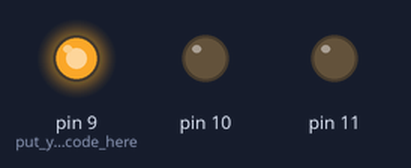
This sketch was run on a simulated Arduino Uno, built with avr-gcc and run on an emulated ATmega328P. Parts: output pins drawn as LEDs (lit = HIGH).

Above: at 0.15 s.
At 0.75 s:
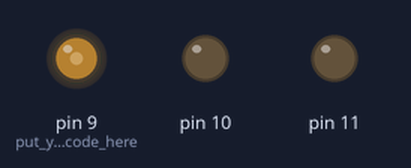
At 7.01 s:
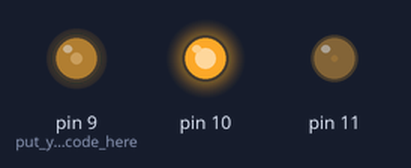
At 19.15 s:
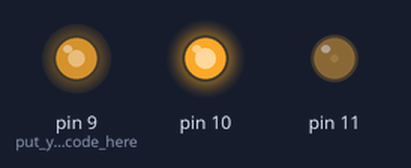
At 28.35 s:
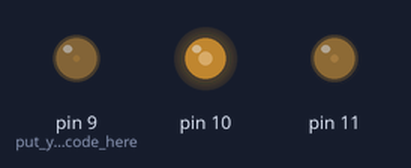
At 37.49 s:
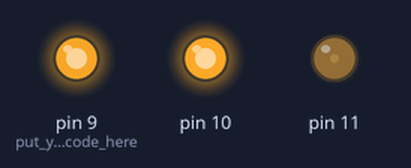
Timing chart, 0 to 40.0 s (numbered marks = the images above):
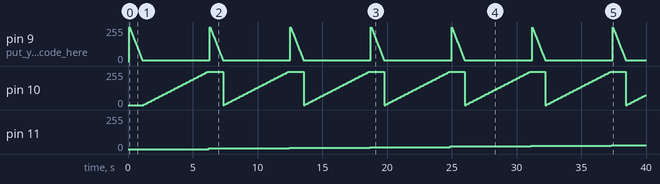

The sketch:

dark-theme.ino
```cpp
void setup() {
  pinMode(9, OUTPUT);// put your setup code here, to run once:
  pinMode(10,OUTPUT);
  pinMode(11,OUTPUT);

}

void loop() {

  for(int i=0; i<255; i=i+5)
  {
    analogWrite(11,i);
    delay(100);

      for(int i=255; i>2; i=i-5)
    {
      analogWrite(9,i);
      delay(20);

    }
      for(int i=0; i<255; i=i+5)
    {
      analogWrite(10,i);
      delay(100);
    }
  //   for(int i=255; i>2; i=i-5)
  // {
  //   analogWrite(11,i);
  //   delay(200);
  // }

  }
}
```

Measured:
- by itself, pin 9 (put_your_setup_code_here): ramps from 255/255 to 5/255 and jumps back, once every 6.2 s
- by itself, pin 10: ramps from 0/255 to 250/255 and jumps back, once every 6.2 s
- by itself, pin 11: moves from 0/255 to 30/255 over 31.1 s
